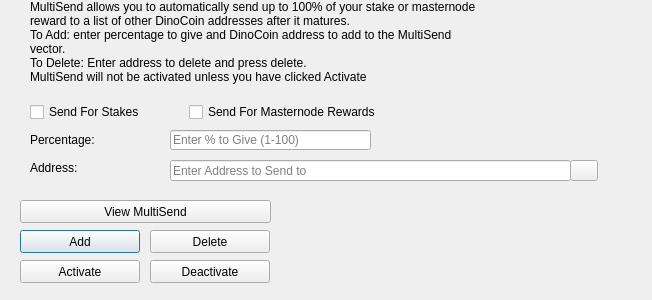
<?xml version="1.0" encoding="UTF-8"?>
<ui version="4.0">
 <class>MultiSendDialog</class>
 <widget class="QDialog" name="MultiSendDialog">
  <property name="windowModality">
   <enum>Qt::NonModal</enum>
  </property>
  <property name="geometry">
   <rect>
    <x>0</x>
    <y>0</y>
    <width>652</width>
    <height>300</height>
   </rect>
  </property>
  <property name="windowTitle">
   <string>MultiSend</string>
  </property>
  <widget class="QLineEdit" name="multiSendPercentEdit">
   <property name="geometry">
    <rect>
     <x>170</x>
     <y>130</y>
     <width>201</width>
     <height>20</height>
    </rect>
   </property>
   <property name="toolTip">
    <string>Enter whole numbers 1 - 100</string>
   </property>
   <property name="placeholderText">
    <string>Enter % to Give (1-100)</string>
   </property>
  </widget>
  <widget class="QLineEdit" name="multiSendAddressEdit">
   <property name="geometry">
    <rect>
     <x>170</x>
     <y>160</y>
     <width>401</width>
     <height>21</height>
    </rect>
   </property>
   <property name="toolTip">
    <string/>
   </property>
   <property name="placeholderText">
    <string>Enter Address to Send to</string>
   </property>
  </widget>
  <widget class="QLabel" name="label_2">
   <property name="geometry">
    <rect>
     <x>30</x>
     <y>0</y>
     <width>451</width>
     <height>121</height>
    </rect>
   </property>
   <property name="lineWidth">
    <number>1</number>
   </property>
   <property name="text">
    <string>MultiSend allows you to automatically send up to 100% of your stake or masternode reward to a list of other DinoCoin addresses after it matures.
To Add: enter percentage to give and DinoCoin address to add to the MultiSend vector.
To Delete: Enter address to delete and press delete.
MultiSend will not be activated unless you have clicked Activate</string>
   </property>
   <property name="alignment">
    <set>Qt::AlignLeading|Qt::AlignLeft|Qt::AlignTop</set>
   </property>
   <property name="wordWrap">
    <bool>true</bool>
   </property>
  </widget>
  <widget class="QLabel" name="message">
   <property name="geometry">
    <rect>
     <x>290</x>
     <y>200</y>
     <width>351</width>
     <height>91</height>
    </rect>
   </property>
   <property name="text">
    <string/>
   </property>
  </widget>
  <widget class="QPushButton" name="addButton">
   <property name="geometry">
    <rect>
     <x>20</x>
     <y>230</y>
     <width>120</width>
     <height>23</height>
    </rect>
   </property>
   <property name="toolTip">
    <string/>
   </property>
   <property name="statusTip">
    <string>Add to MultiSend Vector</string>
   </property>
   <property name="text">
    <string>Add</string>
   </property>
  </widget>
  <widget class="QPushButton" name="disableButton">
   <property name="geometry">
    <rect>
     <x>150</x>
     <y>260</y>
     <width>120</width>
     <height>23</height>
    </rect>
   </property>
   <property name="statusTip">
    <string>Deactivate MultiSend</string>
   </property>
   <property name="text">
    <string>Deactivate</string>
   </property>
  </widget>
  <widget class="QPushButton" name="addressBookButton">
   <property name="geometry">
    <rect>
     <x>570</x>
     <y>160</y>
     <width>28</width>
     <height>21</height>
    </rect>
   </property>
   <property name="toolTip">
    <string>Choose an address from the address book</string>
   </property>
   <property name="text">
    <string/>
   </property>
   <property name="icon">
    <iconset resource="../dinocoin.qrc">
     <normaloff>:/icons/address-book</normaloff>:/icons/address-book</iconset>
   </property>
   <property name="shortcut">
    <string>Alt+A</string>
   </property>
   <property name="autoDefault">
    <bool>false</bool>
   </property>
  </widget>
  <widget class="QLabel" name="label">
   <property name="geometry">
    <rect>
     <x>30</x>
     <y>130</y>
     <width>121</width>
     <height>20</height>
    </rect>
   </property>
   <property name="toolTip">
    <string>Percentage of stake to send</string>
   </property>
   <property name="text">
    <string>Percentage:</string>
   </property>
  </widget>
  <widget class="QLabel" name="label_5">
   <property name="geometry">
    <rect>
     <x>30</x>
     <y>160</y>
     <width>111</width>
     <height>16</height>
    </rect>
   </property>
   <property name="toolTip">
    <string>Address to send portion of stake to</string>
   </property>
   <property name="text">
    <string>Address:</string>
   </property>
  </widget>
  <widget class="QPushButton" name="deleteButton">
   <property name="geometry">
    <rect>
     <x>150</x>
     <y>230</y>
     <width>120</width>
     <height>23</height>
    </rect>
   </property>
   <property name="toolTip">
    <string/>
   </property>
   <property name="statusTip">
    <string>Delete Address From MultiSend Vector</string>
   </property>
   <property name="text">
    <string>Delete</string>
   </property>
  </widget>
  <widget class="QPushButton" name="activateButton">
   <property name="geometry">
    <rect>
     <x>20</x>
     <y>260</y>
     <width>120</width>
     <height>23</height>
    </rect>
   </property>
   <property name="statusTip">
    <string>Activate MultiSend</string>
   </property>
   <property name="text">
    <string>Activate</string>
   </property>
  </widget>
  <widget class="QPushButton" name="viewButton">
   <property name="geometry">
    <rect>
     <x>20</x>
     <y>200</y>
     <width>251</width>
     <height>23</height>
    </rect>
   </property>
   <property name="toolTip">
    <string/>
   </property>
   <property name="statusTip">
    <string>View MultiSend Vector</string>
   </property>
   <property name="text">
    <string>View MultiSend</string>
   </property>
  </widget>
  <widget class="QWidget" name="horizontalLayoutWidget">
   <property name="geometry">
    <rect>
     <x>30</x>
     <y>100</y>
     <width>351</width>
     <height>24</height>
    </rect>
   </property>
   <layout class="QHBoxLayout" name="horizontalLayout">
    <item>
     <widget class="QCheckBox" name="multiSendStakeCheckBox">
      <property name="text">
       <string>Send For Stakes</string>
      </property>
     </widget>
    </item>
    <item>
     <widget class="QCheckBox" name="multiSendMasternodeCheckBox">
      <property name="text">
       <string>Send For Masternode Rewards</string>
      </property>
     </widget>
    </item>
   </layout>
  </widget>
 </widget>
 <resources>
  <include location="../dinocoin.qrc"/>
 </resources>
 <connections/>
</ui>
